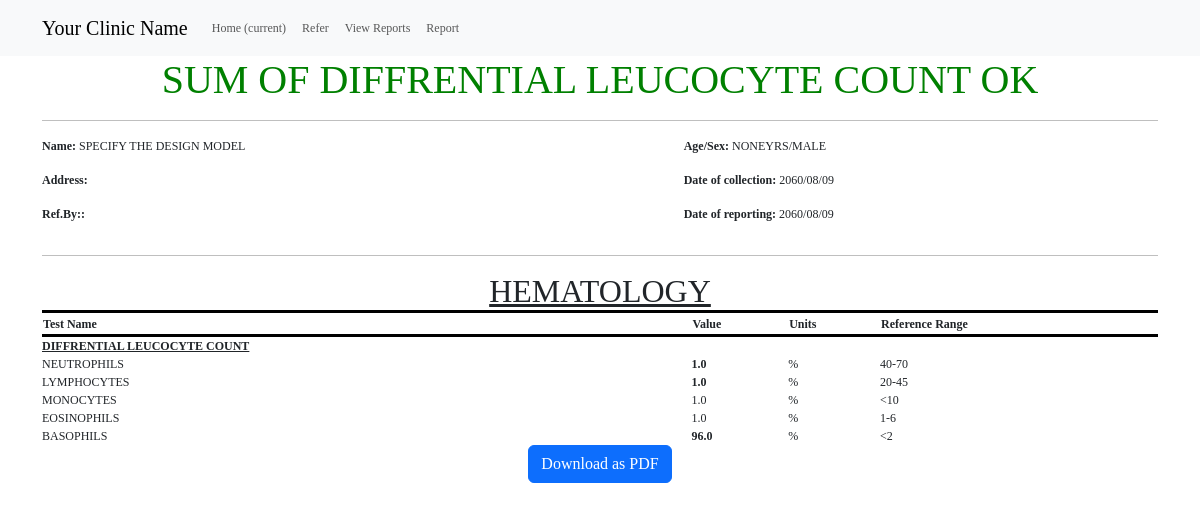
Page /view_reports_detail/17/ on the committed database.
### labreports/models.py (models this page shows, shortened)
class Report(models.Model):
    patient = models.ForeignKey(Patient, on_delete=models.CASCADE)
    hematology = models.OneToOneField(Hematology, on_delete=models.CASCADE, blank=True, null=True)
    urine = models.OneToOneField(Urine, on_delete=models.CASCADE, blank=True, null=True)
    bio = models.OneToOneField(Biochemistry, on_delete=models.CASCADE, blank=True, null=True)
    lipid = models.OneToOneField(LipidProfile, on_delete=models.CASCADE, blank=True, null=True)
    test = models.OneToOneField(Test, on_delete=models.CASCADE, blank=True, null=True)
    widal = models.OneToOneField(WidalTest, on_delete=models.CASCADE, blank=True, null=True)
    sero = models.OneToOneField(Serology, on_delete=models.CASCADE, blank=True, null=True)
    stool = models.OneToOneField(Stool, on_delete=models.CASCADE, blank=True, null=True)
    liver = models.OneToOneField(LiverFunctionTest, on_delete=models.CASCADE, blank=True, null=True)

class Patient(models.Model):
    LEVEL_CHOICES = [
        ('Mr.', 'Mr.'),
        ('Mrs.', 'Mrs.'),
        ('Ms.', 'Ms.'),
        ('Miss', 'Miss'),
    ]
    SEX_CHOICES = [
        ('MALE', 'MALE'),
        ('FEMALE', 'FEMALE'),
        ('OTHERS', 'OTHERS'),
    ]
    AGE_CHOICES = [
        ('YRS', 'YRS'),
        ('MONTHS', 'MONTHS'),
        ('DAYS', 'DAYS'),
    ]
    level = models.CharField(max_length=5, choices=LEVEL_CHOICES, null=True, blank=True)
    name = models.CharField(max_length=255, null=True, blank=True)
    sex = models.CharField(max_length=10, choices=SEX_CHOICES, null=True, blank=True)
    age = models.IntegerField(null=True, blank=True)
    age_time = models.CharField(max_length=10,choices=AGE_CHOICES,null=True, blank=True)
    address = models.CharField(max_length=255, null=True, blank=True)
    email = models.EmailField(null=True, blank=True)
    phone = models.CharField(max_length=15, null=True, blank=True)
    refer_hospital = models.ForeignKey(Hospital, on_delete=models.SET_NULL, null=True, blank=True)
    custom_date = models.CharField(max_length=10,null=True, blank=True)
    nhpc = models.CharField(max_length=5, choices=LEVEL_CHOICES, null=True, blank=True)

class Hematology(models.Model):
    HB = models.FloatField(help_text="(12-16) gm/dl", null=True, blank=True)
    total_count = models.FloatField(help_text="(4000-11000) /mm³", null=True, blank=True)
    neutrophils = models.FloatField(help_text="(45-70) %", null=True, blank=True)
    lymphocytes = models.FloatField(help_text="(20-40) %", null=True, blank=True)
    monocytes = models.FloatField(help_text="(2-10) %", null=True, blank=True)
    eosinophils = models.FloatField(help_text="(2-6) %", null=True, blank=True)
    basophils = models.FloatField(help_text="(0-1) %", null=True, blank=True)
    RBC = models.FloatField(help_text="(4.5-5) * 10⁵ /mm³", null=True, blank=True)
    platelets = models.FloatField(help_text="(1.5-3) * 10⁵ /mm³", null=True, blank=True)
    ESR = models.FloatField(help_text="(0-20) mm/hr", null=True, blank=True)
    PCV = models.FloatField(help_text="(36-54) %", null=True, blank=True)
    MCV = models.FloatField(help_text="(82-92) fl", null=True, blank=True)
    MCH = models.FloatField(help_text="(27-36) pg", null=True, blank=True)
    MCHC = models.FloatField(help_text="(32-36) %", null=True, blank=True)
    test=models.FloatField(null=True, blank=True)

### labreports/views.py (the view)
# urls.py: path('view_reports_detail/<int:id>/', views.view_report_detail, name='view_reports_detail'),
def view_report_detail(request, id):
    report = get_object_or_404(Report, pk=id)
    context = {
        'report': report,
    }
    return render(request, 'view_report_detail.html', context)

### templates/view_report_detail.html (shortened to what this page needs)
{% extends "base.html" %}
{% block content %}
    <div class="container">
        {% if report.hematology.test == 100 %}
            <h1 style="color: green;">SUM OF DIFFRENTIAL LEUCOCYTE COUNT OK</h1>
        {% else %}
            <h1 style="color: red;">SUM OF DIFFRENTIAL LEUCOCYTE COUNT IS NOT 100</h1>
        {% endif %}
        <hr>
        <table>
            <tp>
                <td><p><strong>Name:</strong> {{ report.patient.name|upper }}</p></td>
                <td><p><strong>Age/Sex:</strong> {{ report.patient.age|upper }}{{ report.patient.age_time|upper }}/{{ report.patient.sex|upper }}</p></td>
            <tr>
                <td><p><strong>Address:</strong> {{ report.patient.address|upper }}</p></td>
                <td><p><strong>Date of collection:</strong> {{ report.patient.custom_date|upper }}</p></td>
            </tr>
            <tr>
                <td><p><strong>Ref.By::</strong> {{ report.patient.refer_hospital.name|upper }}</p></td>
                <td><p><strong>Date of reporting:</strong> {{ report.patient.custom_date|upper }}</p></td>
            </tr>
        </table>
        <hr>
        {% if report.hematology.rbc or report.hematology.wbc or report.hematology.platelets or report.hematology.HB or report.hematology.total_count or report.hematology.differential_count or report.hematology.neutrophils or report.hematology.lymphocytes or report.hematology.monocytes or report.hematology.eosinophils or report.hematology.basophils or report.hematology.ESR or report.hematology.PCV or report.hematology.MCV or report.hematology.MCH or report.hematology.MCHC or report.hematology.MP_MF or report.hematology.blood_group %}
            <h2><u>HEMATOLOGY</u></h2>
                <table>
                <tr>
                    <th>Test Name</th>
                    <th></th>
                    <th></th>
                    <th>Value</th>
                    <th>Units</th>
                    <th>Reference Range</th>
                </tr>
                {% if report.hematology.neutrophils or  report.hematology.lymphocytes or  report.hematology.monocytes or report.hematology.eosinophils or report.hematology.basophils%}
                <tr>
                    <td colspan="3" style="text-align: left;"><b><u>DIFFRENTIAL LEUCOCYTE COUNT</u></b></td>
                </tr>
                    {% if report.hematology.neutrophils %}
                        <tr>
                            <td>NEUTROPHILS</td>
                            <td></td>
                             <td></td>
                            {% if report.hematology.neutrophils >= 40 and report.hematology.neutrophils <= 70 %}
                            <td>{{ report.hematology.neutrophils }}</td>
                            {% else %}
                            <td><b>{{ report.hematology.neutrophils }}</b></td>
                            {% endif %}
                            <td>%</td>
                            <td>40-70</td>
                        </tr>
                    {% endif %}
                    {% if report.hematology.lymphocytes %}
                        <tr>
                            <td>LYMPHOCYTES</td>
                            <td></td>
                             <td></td>
                            {% if report.hematology.lymphocytes >= 20 and report.hematology.lymphocytes <= 45 %}
                            <td>{{ report.hematology.lymphocytes }}</td>
                            {% else %}
                            <td><b>{{ report.hematology.lymphocytes }}</b></td>
                            {% endif %}
                            <td>%</td>
                            <td>20-45</td>
                        </tr>
                    {% endif %}
                    {% if report.hematology.monocytes %}
                        <tr>
                            <td>MONOCYTES</td>
                            <td></td>
                             <td></td>
                            {% if report.hematology.monocytes <= 10 %}
                            <td>{{ report.hematology.monocytes }}</td>
                            {% else %}
                            <td><b>{{ report.hematology.monocytes }}</b></td>
                            {% endif %}
                            <td>%</td>
                            <td><10</td>
                        </tr>
                    {% endif %}
                    {% if report.hematology.eosinophils %}
                        <tr>
                            <td>EOSINOPHILS</td>
                            <td></td>
                             <td></td>
                            {% if report.hematology.eosinophils >= 1 and report.hematology.eosinophils <= 6 %}
                            <td>{{ report.hematology.eosinophils }}</td>
                            {% else %}
                            <td><b>{{ report.hematology.eosinophils }}</b></td>
                            {% endif %}
                            <td>%</td>
                            <td>1-6</td>
                        </tr>
                    {% endif %}
                    {% if report.hematology.basophils %}
                        <tr>
                            <td>BASOPHILS</td>
                            <td></td>
                             <td></td>
                            {% if report.hematology.basophils <= 2 %}
                            <td>{{ report.hematology.basophils }}</td>
                            {% else %}
                            <td><b>{{ report.hematology.basophils }}</b></td>
                            {% endif %}
                            <td>%</td>
                            <td><2</td>
                        </tr>
                    {% endif %}
                {% endif %}
            </table>
        {% endif %}
</div>
<a href="{% url 'generate_pdf' report.id %}" class="btn btn-primary">Download as PDF</a>
{% endblock content %}

### rows in the picture
Report: patient.name "SPECIFY THE DESIGN MODEL", patient.age "NONE", patient.age_time "YRS", patient.sex "MALE", patient.custom_date "2060/08/09", hematology.neutrophils "1.0", hematology.lymphocytes "1.0", hematology.monocytes "1.0", hematology.eosinophils "1.0", hematology.basophils "96.0"
